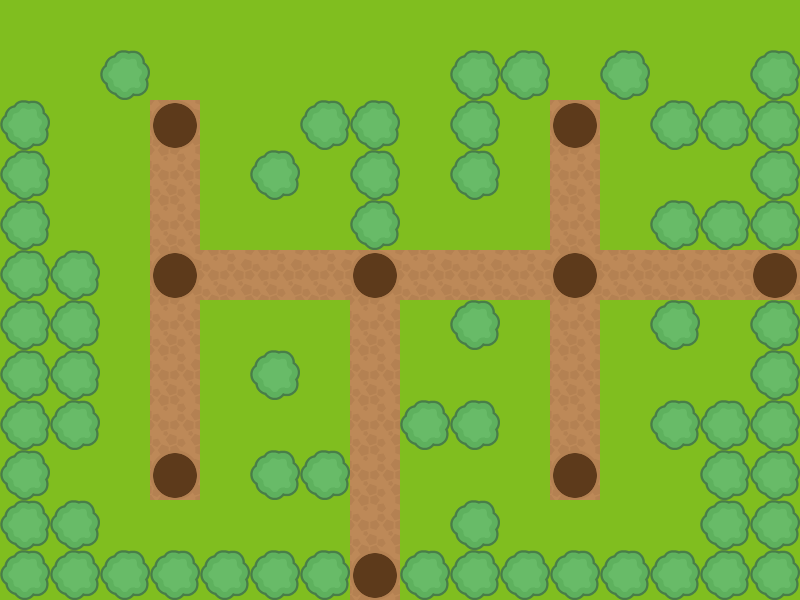

This is a level from a 2D game, rendered from its Tiled map with the project's own tilesets. A one-line summary and the complete map file follow:
An orthogonal 16x12 tile map with 50x50 px tiles, 3 tile layers (gramaCaminho, formigueiro, arvores).

<map version="1.0" tiledversion="1.0.3" orientation="orthogonal" renderorder="right-down" width="16" height="12" tilewidth="50" tileheight="50" nextobjectid="1">
 <tileset firstgid="1" source="recursos.tsx" />
 <layer name="gramaCaminho" width="16" height="12">
  <data encoding="csv">
2,2,2,2,2,2,2,2,2,2,2,2,2,2,2,2,
2,2,2,2,2,2,2,2,2,2,2,2,2,2,2,2,
2,2,2,0,2,2,2,2,2,2,2,0,2,2,2,2,
2,2,2,1,2,2,2,2,2,2,2,1,2,2,2,2,
2,2,2,1,2,2,2,2,2,2,2,1,2,2,2,2,
2,2,2,0,1,1,1,0,1,1,1,0,1,1,1,0,
2,2,2,1,2,2,2,1,2,2,2,1,2,2,2,2,
2,2,2,1,2,2,2,1,2,2,2,1,2,2,2,2,
2,2,2,1,2,2,2,1,2,2,2,1,2,2,2,2,
2,2,2,0,2,2,2,1,2,2,2,0,2,2,2,2,
2,2,2,2,2,2,2,1,2,2,2,2,2,2,2,2,
2,2,2,2,2,2,2,0,2,2,2,2,2,2,2,2
</data>
 </layer>
 <layer name="formigueiro" width="16" height="12">
  <data encoding="csv">
0,0,0,0,0,0,0,0,0,0,0,0,0,0,0,0,
0,0,0,0,0,0,0,0,0,0,0,0,0,0,0,0,
0,0,0,5,0,0,0,0,0,0,0,5,0,0,0,0,
0,0,0,0,0,0,0,0,0,0,0,0,0,0,0,0,
0,0,0,0,0,0,0,0,0,0,0,0,0,0,0,0,
0,0,0,5,0,0,0,5,0,0,0,5,0,0,0,5,
0,0,0,0,0,0,0,0,0,0,0,0,0,0,0,0,
0,0,0,0,0,0,0,0,0,0,0,0,0,0,0,0,
0,0,0,0,0,0,0,0,0,0,0,0,0,0,0,0,
0,0,0,5,0,0,0,0,0,0,0,5,0,0,0,0,
0,0,0,0,0,0,0,0,0,0,0,0,0,0,0,0,
0,0,0,0,0,0,0,5,0,0,0,0,0,0,0,0
</data>
 </layer>
 <layer name="arvores" width="16" height="12">
  <data encoding="csv">
0,0,0,0,0,0,0,0,0,0,0,0,0,0,0,0,
0,0,4,0,0,0,0,0,0,4,4,0,4,0,0,4,
4,0,0,0,0,0,4,4,0,4,0,0,0,4,4,4,
4,0,0,0,0,4,0,4,0,4,0,0,0,0,0,4,
4,0,0,0,0,0,0,4,0,0,0,0,0,4,4,4,
4,4,0,0,0,0,0,0,0,0,0,0,0,0,0,0,
4,4,0,0,0,0,0,0,0,4,0,0,0,4,0,4,
4,4,0,0,0,4,0,0,0,0,0,0,0,0,0,4,
4,4,0,0,0,0,0,0,4,4,0,0,0,4,4,4,
4,0,0,0,0,4,4,0,0,0,0,0,0,0,4,4,
4,4,0,0,0,0,0,0,0,4,0,0,0,0,4,4,
4,4,4,4,4,4,4,0,4,4,4,4,4,4,4,4
</data>
 </layer>
</map>
